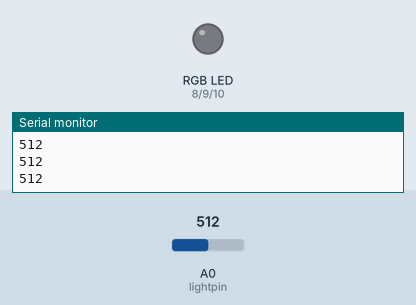
A sketch run on a simulated Arduino Uno, built with avr-gcc and run on an emulated ATmega328P. Shown: an RGB LED mixed from three pins (HIGH = lit), the last lines printed to the serial monitor. The test bench sets the inputs (shaded band); at power-on: A0 (lightpin) = 512.

Above: at 1.2 s.
1.3 s: A0 (lightpin) set to 592
2.8 s: A0 (lightpin) set to 608
At 3.5 s:
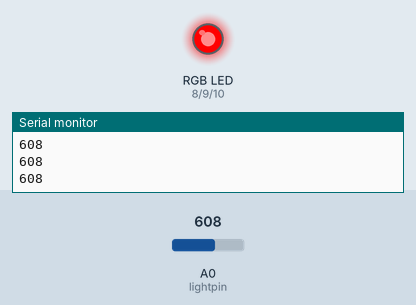
4.3 s: A0 (lightpin) set to 335
5.8 s: A0 (lightpin) set to 306
At 7.0 s:
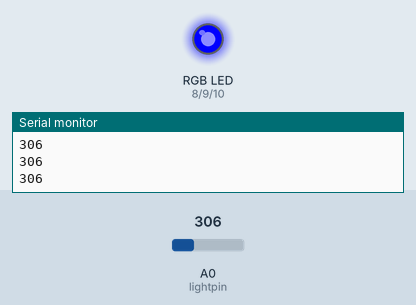
7.3 s: A0 (lightpin) set to 610
At 8.1 s:
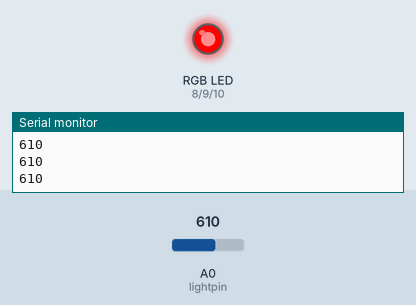
8.8 s: A0 (lightpin) set to 310
At 9.3 s:
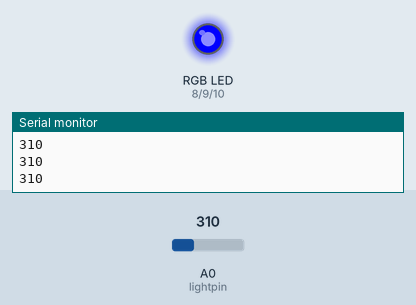
Timing chart, 0 to 11.3 s (numbered marks = the images above; inputs shaded):
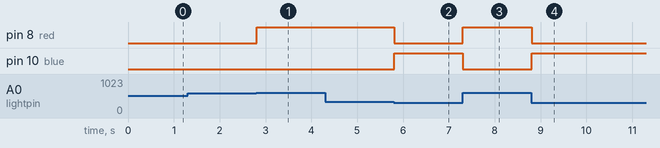

Measured:
- the behaviour switches between 600 and 601 on A0 (lightpin) (found by bisection; images 0 and 1)
- the behaviour switches between 320 and 319 on A0 (lightpin) (found by bisection; images 1 and 2)
- after the input at 2.8 s, pin 8 (red): LOW → HIGH at once
- after the input at 5.8 s, pin 8 (red): HIGH → LOW at once; pin 10 (blue): LOW → HIGH at once
- after the input at 7.3 s, pin 8 (red): LOW → HIGH at once; pin 10 (blue): HIGH → LOW at once
- after the input at 8.8 s, pin 8 (red): HIGH → LOW at once; pin 10 (blue): LOW → HIGH at once

The sketch:

photoresistor_with_RGB_LED__EmoMech_.ino
```cpp
int lightpin=A0;
int lightval;
int del=250;
int red=8;
int green=9;
int blue=10;

void setup()
{
 Serial.begin(9600);
 pinMode(lightpin,INPUT);
 pinMode(red,OUTPUT);
 pinMode(green,OUTPUT);
 pinMode(blue,OUTPUT);
}

void loop()
{

 lightval=analogRead(lightpin);
 Serial.println(lightval);
  if(lightval>600){
    digitalWrite(red,HIGH);
    digitalWrite(green,LOW);
    digitalWrite(blue,LOW);
  }

  if(lightval<320){
    digitalWrite(red,LOW);
    digitalWrite(green,LOW);
    digitalWrite(blue,HIGH);
  }
}
```
